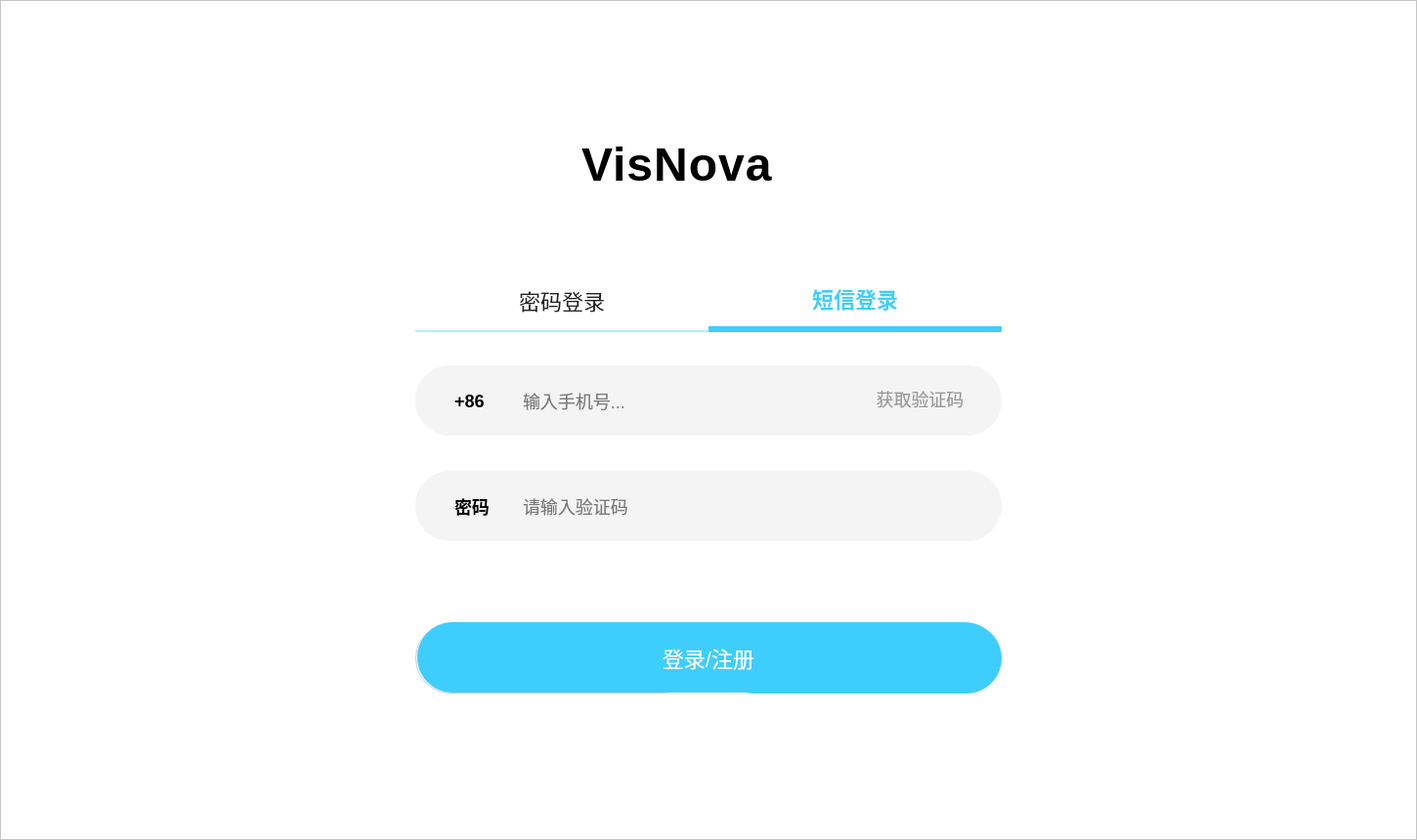
<?xml version="1.0" encoding="UTF-8"?>
<ui version="4.0">
 <class>Login</class>
 <widget class="QDialog" name="Login">
  <property name="geometry">
   <rect>
    <x>0</x>
    <y>0</y>
    <width>1450</width>
    <height>860</height>
   </rect>
  </property>
  <property name="windowTitle">
   <string>Dialog</string>
  </property>
  <property name="styleSheet">
   <string notr="true"/>
  </property>
  <layout class="QVBoxLayout" name="verticalLayout">
   <property name="spacing">
    <number>0</number>
   </property>
   <property name="leftMargin">
    <number>0</number>
   </property>
   <property name="topMargin">
    <number>0</number>
   </property>
   <property name="rightMargin">
    <number>0</number>
   </property>
   <property name="bottomMargin">
    <number>0</number>
   </property>
   <item>
    <widget class="QFrame" name="loginBg">
     <property name="styleSheet">
      <string notr="true">#loginBg
{
	background-color:rgb(255, 255, 255);
}</string>
     </property>
     <property name="frameShape">
      <enum>QFrame::Shape::StyledPanel</enum>
     </property>
     <property name="frameShadow">
      <enum>QFrame::Shadow::Raised</enum>
     </property>
     <layout class="QVBoxLayout" name="verticalLayout_2">
      <property name="spacing">
       <number>0</number>
      </property>
      <property name="leftMargin">
       <number>0</number>
      </property>
      <property name="topMargin">
       <number>0</number>
      </property>
      <property name="rightMargin">
       <number>0</number>
      </property>
      <property name="bottomMargin">
       <number>0</number>
      </property>
      <item>
       <widget class="QWidget" name="head" native="true">
        <property name="minimumSize">
         <size>
          <width>0</width>
          <height>68</height>
         </size>
        </property>
        <property name="maximumSize">
         <size>
          <width>16777215</width>
          <height>68</height>
         </size>
        </property>
        <property name="sizeIncrement">
         <size>
          <width>0</width>
          <height>68</height>
         </size>
        </property>
        <property name="baseSize">
         <size>
          <width>0</width>
          <height>68</height>
         </size>
        </property>
        <property name="styleSheet">
         <string notr="true">QPushButton{

	border:none;
	

}</string>
        </property>
        <layout class="QHBoxLayout" name="horizontalLayout">
         <property name="spacing">
          <number>36</number>
         </property>
         <property name="leftMargin">
          <number>0</number>
         </property>
         <property name="topMargin">
          <number>0</number>
         </property>
         <property name="rightMargin">
          <number>36</number>
         </property>
         <property name="bottomMargin">
          <number>0</number>
         </property>
         <item>
          <spacer name="horizontalSpacer">
           <property name="orientation">
            <enum>Qt::Orientation::Horizontal</enum>
           </property>
           <property name="sizeHint" stdset="0">
            <size>
             <width>1297</width>
             <height>20</height>
            </size>
           </property>
          </spacer>
         </item>
         <item>
          <widget class="QPushButton" name="minBtn">
           <property name="minimumSize">
            <size>
             <width>20</width>
             <height>20</height>
            </size>
           </property>
           <property name="maximumSize">
            <size>
             <width>20</width>
             <height>20</height>
            </size>
           </property>
           <property name="cursor">
            <cursorShape>PointingHandCursor</cursorShape>
           </property>
           <property name="styleSheet">
            <string notr="true">#minBtn
{
	border-image:url(&quot;:/image/minilize.png&quot;)


}</string>
           </property>
           <property name="text">
            <string/>
           </property>
          </widget>
         </item>
         <item>
          <widget class="QPushButton" name="quitBtn">
           <property name="minimumSize">
            <size>
             <width>20</width>
             <height>20</height>
            </size>
           </property>
           <property name="maximumSize">
            <size>
             <width>20</width>
             <height>20</height>
            </size>
           </property>
           <property name="cursor">
            <cursorShape>PointingHandCursor</cursorShape>
           </property>
           <property name="styleSheet">
            <string notr="true">#quitBtn{
	border-image: url(&quot;:/image/closeBtn.png&quot;);
}</string>
           </property>
           <property name="text">
            <string/>
           </property>
          </widget>
         </item>
        </layout>
       </widget>
      </item>
      <item>
       <widget class="QWidget" name="body" native="true">
        <property name="styleSheet">
         <string notr="true"/>
        </property>
        <layout class="QHBoxLayout" name="horizontalLayout_2">
         <property name="spacing">
          <number>0</number>
         </property>
         <property name="leftMargin">
          <number>421</number>
         </property>
         <property name="topMargin">
          <number>0</number>
         </property>
         <property name="rightMargin">
          <number>421</number>
         </property>
         <property name="bottomMargin">
          <number>0</number>
         </property>
         <item>
          <widget class="QWidget" name="content" native="true">
           <property name="styleSheet">
            <string notr="true">#content{
	font-family: &quot;微软雅黑&quot;;
	font-size: 22px;
}</string>
           </property>
           <widget class="QLabel" name="logLabel">
            <property name="geometry">
             <rect>
              <x>160</x>
              <y>60</y>
              <width>280</width>
              <height>78</height>
             </rect>
            </property>
            <property name="styleSheet">
             <string notr="true">#logLabel {
    color: black;                     
    font-weight: 700;                  
    font-family: &quot;微软雅黑&quot;;
    font-size: 48px;              
    qproperty-alignment: 'AlignCenter';
    margin: 10px 0;               
    letter-spacing: 1px;           
}</string>
            </property>
            <property name="text">
             <string>VisNova</string>
            </property>
           </widget>
           <widget class="QPushButton" name="pdBtn">
            <property name="geometry">
             <rect>
              <x>3</x>
              <y>208</y>
              <width>300</width>
              <height>63</height>
             </rect>
            </property>
            <property name="cursor">
             <cursorShape>PointingHandCursor</cursorShape>
            </property>
            <property name="styleSheet">
             <string notr="true">#pdBtn
{
	color: #222222;
	border:none;
	border-bottom: 2px solid #B5ECFF;
	font-size: 22px;

}</string>
            </property>
            <property name="text">
             <string>密码登录</string>
            </property>
           </widget>
           <widget class="QPushButton" name="msgBtn">
            <property name="geometry">
             <rect>
              <x>303</x>
              <y>208</y>
              <width>300</width>
              <height>63</height>
             </rect>
            </property>
            <property name="cursor">
             <cursorShape>PointingHandCursor</cursorShape>
            </property>
            <property name="styleSheet">
             <string notr="true">#msgBtn
{
	color: #3ECEFF;
	font-weight: bold;
	font-size: 22px;
	border:none;
	border-bottom: 6px solid #3ECEFF;
}</string>
            </property>
            <property name="text">
             <string>短信登录</string>
            </property>
           </widget>
           <widget class="QWidget" name="pdContain" native="true">
            <property name="geometry">
             <rect>
              <x>3</x>
              <y>270</y>
              <width>600</width>
              <height>374</height>
             </rect>
            </property>
            <property name="styleSheet">
             <string notr="true">QLabel{
	font-size: 18px;	
	font-weight: bold;
	color: black;
}

QFrame{
	background-color: #F5F4F5;
	border-radius: 36px
}

QLineEdit{
	font-size: 18px;
	border:none;	
	background-color: #F5F4F5;
}</string>
            </property>
            <widget class="QFrame" name="accountBox">
             <property name="geometry">
              <rect>
               <x>0</x>
               <y>35</y>
               <width>600</width>
               <height>72</height>
              </rect>
             </property>
             <property name="frameShape">
              <enum>QFrame::Shape::StyledPanel</enum>
             </property>
             <property name="frameShadow">
              <enum>QFrame::Shadow::Raised</enum>
             </property>
             <widget class="QLabel" name="atLabel">
              <property name="geometry">
               <rect>
                <x>40</x>
                <y>24</y>
                <width>36</width>
                <height>24</height>
               </rect>
              </property>
              <property name="text">
               <string>账号</string>
              </property>
             </widget>
             <widget class="QLineEdit" name="atEdit">
              <property name="geometry">
               <rect>
                <x>124</x>
                <y>20</y>
                <width>400</width>
                <height>25</height>
               </rect>
              </property>
              <property name="echoMode">
               <enum>QLineEdit::EchoMode::Normal</enum>
              </property>
              <property name="placeholderText">
               <string>请输入手机号或用户昵称...</string>
              </property>
             </widget>
            </widget>
            <widget class="QFrame" name="passwordBox">
             <property name="geometry">
              <rect>
               <x>0</x>
               <y>143</y>
               <width>600</width>
               <height>72</height>
              </rect>
             </property>
             <property name="frameShape">
              <enum>QFrame::Shape::StyledPanel</enum>
             </property>
             <property name="frameShadow">
              <enum>QFrame::Shadow::Raised</enum>
             </property>
             <widget class="QLabel" name="pdLabel">
              <property name="geometry">
               <rect>
                <x>40</x>
                <y>24</y>
                <width>36</width>
                <height>24</height>
               </rect>
              </property>
              <property name="text">
               <string>密码</string>
              </property>
             </widget>
             <widget class="QLineEdit" name="pdEdit">
              <property name="geometry">
               <rect>
                <x>124</x>
                <y>20</y>
                <width>400</width>
                <height>25</height>
               </rect>
              </property>
              <property name="echoMode">
               <enum>QLineEdit::EchoMode::Password</enum>
              </property>
              <property name="placeholderText">
               <string>请输入密码...</string>
              </property>
             </widget>
            </widget>
            <widget class="QPushButton" name="registerNowForpd">
             <property name="geometry">
              <rect>
               <x>0</x>
               <y>299</y>
               <width>290</width>
               <height>72</height>
              </rect>
             </property>
             <property name="styleSheet">
              <string notr="true">#registerNowForpd{
	color: #222222;
	border-radius: 36px;
	border: 1px solid #C2C9D9;
	font-size: 22px;
}</string>
             </property>
             <property name="text">
              <string>立即注册</string>
             </property>
            </widget>
            <widget class="QPushButton" name="loginNowForpd">
             <property name="geometry">
              <rect>
               <x>310</x>
               <y>299</y>
               <width>290</width>
               <height>72</height>
              </rect>
             </property>
             <property name="styleSheet">
              <string notr="true">#loginNowForpd{
	color: #FFFFFF;
	background-color: #3ECEFE;
	border-radius: 36px;
	font-size: 22px;
}</string>
             </property>
             <property name="text">
              <string>登录</string>
             </property>
            </widget>
           </widget>
           <widget class="QWidget" name="msgContain" native="true">
            <property name="geometry">
             <rect>
              <x>3</x>
              <y>270</y>
              <width>600</width>
              <height>374</height>
             </rect>
            </property>
            <property name="styleSheet">
             <string notr="true">QLabel{
	font-size: 18px;
	font-weight: bold;	
	color: black;

}

QLineEdit{
	border: none;
	font-size: 18px;
	background-color: #F5F4F5;
}


QFrame{
	background-color: #F5F4F5;
	border-radius: 36px;
}

QPushButton{
	background-color: #F5F4F5;

}</string>
            </property>
            <widget class="QFrame" name="emailBox">
             <property name="geometry">
              <rect>
               <x>0</x>
               <y>35</y>
               <width>600</width>
               <height>72</height>
              </rect>
             </property>
             <property name="frameShape">
              <enum>QFrame::Shape::StyledPanel</enum>
             </property>
             <property name="frameShadow">
              <enum>QFrame::Shadow::Raised</enum>
             </property>
             <widget class="QLabel" name="emailLabel">
              <property name="geometry">
               <rect>
                <x>40</x>
                <y>24</y>
                <width>40</width>
                <height>24</height>
               </rect>
              </property>
              <property name="text">
               <string>+86</string>
              </property>
             </widget>
             <widget class="QLineEdit" name="emailEdit">
              <property name="geometry">
               <rect>
                <x>108</x>
                <y>24</y>
                <width>350</width>
                <height>24</height>
               </rect>
              </property>
              <property name="placeholderText">
               <string>输入手机号...</string>
              </property>
             </widget>
             <widget class="QPushButton" name="authCodeBtn">
              <property name="geometry">
               <rect>
                <x>470</x>
                <y>20</y>
                <width>93</width>
                <height>28</height>
               </rect>
              </property>
              <property name="cursor">
               <cursorShape>PointingHandCursor</cursorShape>
              </property>
              <property name="styleSheet">
               <string notr="true">#authCodeBtn{
	color: #999999;

	font-size: 18px;
	border: none;
}</string>
              </property>
              <property name="text">
               <string>获取验证码</string>
              </property>
             </widget>
            </widget>
            <widget class="QFrame" name="authcodeBox">
             <property name="geometry">
              <rect>
               <x>0</x>
               <y>143</y>
               <width>600</width>
               <height>72</height>
              </rect>
             </property>
             <property name="frameShape">
              <enum>QFrame::Shape::StyledPanel</enum>
             </property>
             <property name="frameShadow">
              <enum>QFrame::Shadow::Raised</enum>
             </property>
             <widget class="QLineEdit" name="autoCodeEdit">
              <property name="geometry">
               <rect>
                <x>108</x>
                <y>24</y>
                <width>350</width>
                <height>24</height>
               </rect>
              </property>
              <property name="placeholderText">
               <string>请输入验证码</string>
              </property>
             </widget>
             <widget class="QLabel" name="autoCodeLabel">
              <property name="geometry">
               <rect>
                <x>40</x>
                <y>24</y>
                <width>36</width>
                <height>24</height>
               </rect>
              </property>
              <property name="text">
               <string>密码</string>
              </property>
             </widget>
            </widget>
            <widget class="QPushButton" name="loginOrRegister">
             <property name="geometry">
              <rect>
               <x>2</x>
               <y>298</y>
               <width>596</width>
               <height>72</height>
              </rect>
             </property>
             <property name="styleSheet">
              <string notr="true">#loginOrRegister{
	color: #FFFFFF;
		background-color: #3ECEFE;
	border-radius: 36px;
	font-size :22px;

}</string>
             </property>
             <property name="text">
              <string>登录/注册</string>
             </property>
            </widget>
           </widget>
          </widget>
         </item>
        </layout>
       </widget>
      </item>
     </layout>
    </widget>
   </item>
  </layout>
 </widget>
 <resources/>
 <connections/>
</ui>
